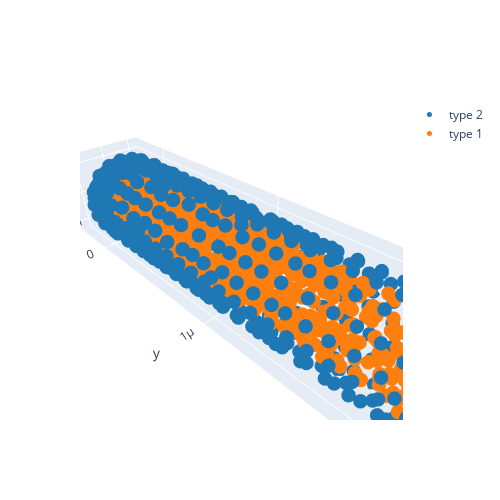

The notebook cell saved with this chart:
### Code cell
result.plot_property('type')

### Figure 1 — Plotly figure (JSON) as saved in the notebook; plotly's stock layout.template omitted (floating-point values rounded to 4 significant figures; data arrays with more than 128 entries replaced by an {"elided": "..."} marker saying what was removed)
{"data": [{"marker": {"color": "#1f77b4", "size": 5}, "mode": "markers", "name": "type 2", "type": "scatter3d", "x": {"elided": "458 float values"}, "y": {"elided": "458 float values"}, "z": {"elided": "458 float values"}}, {"marker": {"color": "#ff7f0e", "size": 5}, "mode": "markers", "name": "type 1", "type": "scatter3d", "x": {"elided": "570 float values"}, "y": {"elided": "570 float values"}, "z": {"elided": "570 float values"}}], "layout": {"height": 500, "scene": {"aspectmode": "data"}, "width": 500, "xaxis": {"range": [-2.5e-07, 2.5e-07]}, "yaxis": {"range": [-2.5e-07, 2.25e-06]}}}
